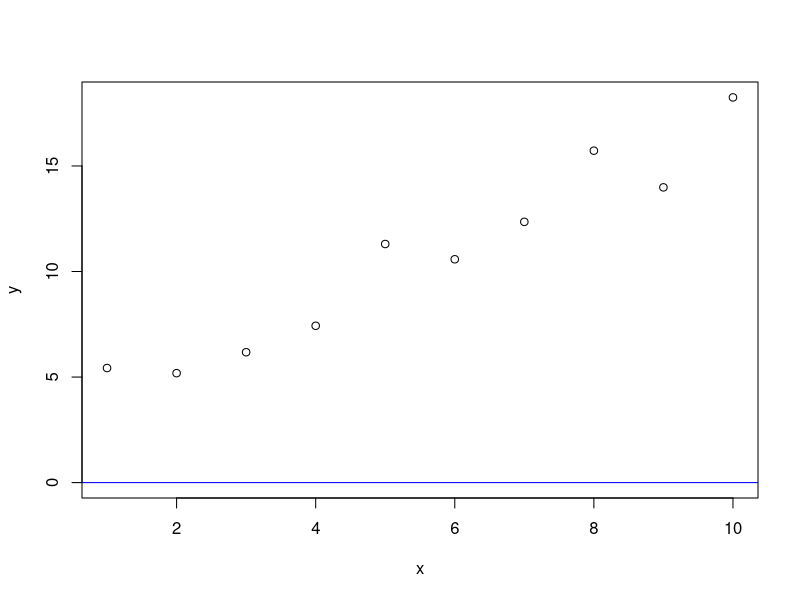
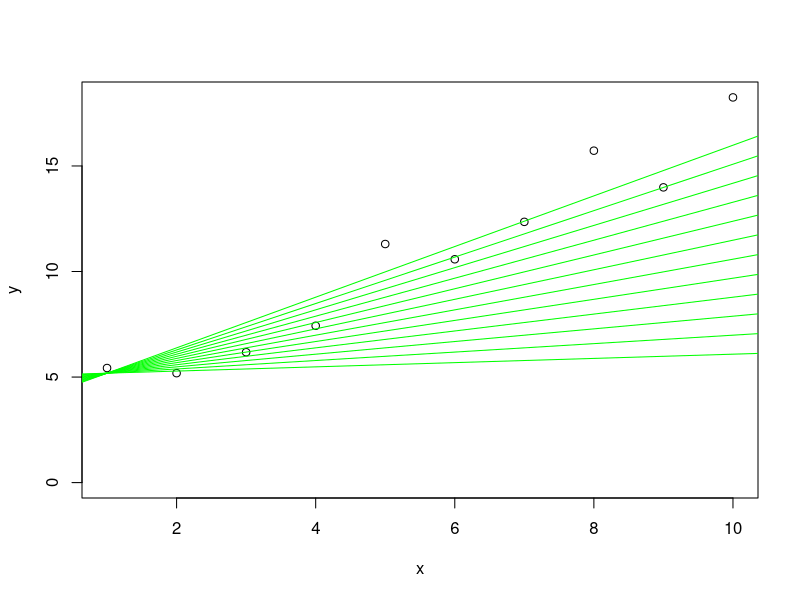

R code for these plots, in order:
# lineært datasæt
a=1.5
b=2
x=1:10
y=a*x + b


y=a*x + b + runif(length(x),-2,2)

plot(x,y,ylim = c(0,max(y)))
model=lm(y~x)
model$coefficients

#Initialisering
#Tegn første linje med a0=0,b0=0
a0=0
b0=0
y0=a0*x+b0
abline(b0,a0,col="blue")
#Beregn afstand mellem fy0 og oy
#Sum kvadreret afstand d0 = sum(fy0-oy)^2
colsum0=sum((y-y0)^2)
prevcolsum=colsum0
#Tegn næste linje med a2=0.1, b2=0
#Beregn afstand mellem fy2 og oy
#Sum kvadreret afstand d2 = sum(fy2-oy)^2
#Sammenlign med den forrige afstand
#Hvis d2 < d1 prøver vi én gang til
counter=0
slope=0
slopeincr=0.1
bincr=0.1
tol=10
converge=F
b=min(y)
plot(x,y,ylim = c(0,max(y)))
while (converge==F) {
  Sys.sleep(1)
  counter=counter+1
  slope=slope+slopeincr
  b=b-bincr
  yf=slope*x+b
  abline(b,slope,col="green")
  colsumnew=sum((y-yf)^2)
  diffdistnew=abs(colsumnew-prevcolsum)
  if (diffdistnew < tol) {
    converge = T
    print(c("slope:",slope,"b:",b))
  } else {
    print(c("continue slope:",slope,"b:",b))
    prevcolsum=colsumnew
  }
}
#Ellers stop

  